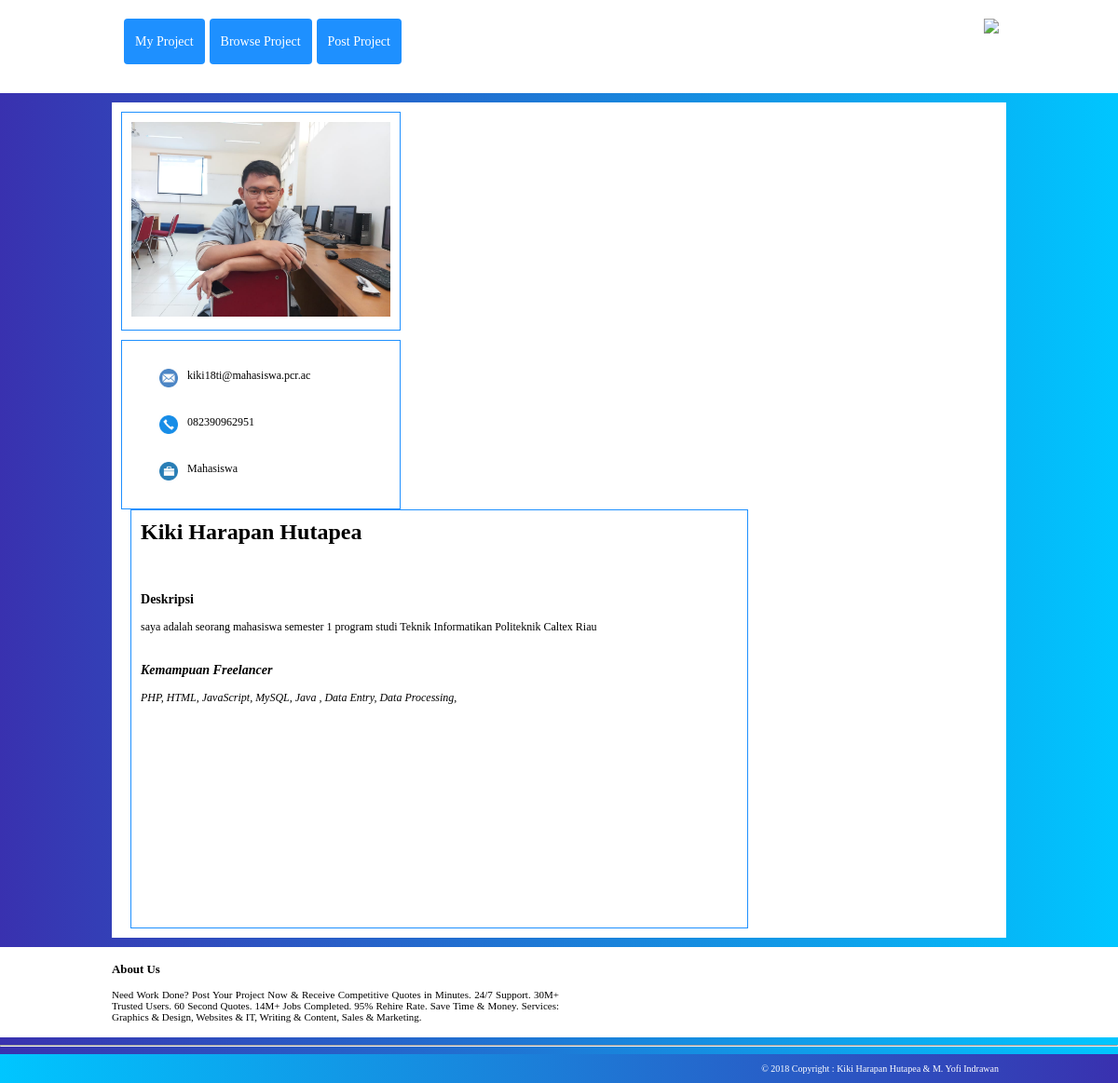
The page /myprofile.php?freelancer=kiki on the database its author committed.
### tables this page shows
CREATE TABLE `member` (
  `username` varchar(20) NOT NULL,
  `password` varchar(50) NOT NULL,
  `Nnama_member` varchar(30) ,
  `email` varchar(25) ,
  `noHp` varchar(13) ,
  `foto_profile` text ,
  `profesi` varchar(20) ,
  `deskripsi_member` text,
  `Tgl_lahir` date,
  PRIMARY KEY(`username`) 
);

CREATE TABLE `keahlianMember`(
  `username` varchar(20),
  `idk` varchar(4),
  FOREIGN KEY(`username`) REFERENCES member(`username`) 
    ON UPDATE CASCADE ON DELETE CASCADE,
  FOREIGN KEY(`idk`) REFERENCES keahlian(`idk`)
    ON UPDATE CASCADE ON DELETE CASCADE
);

CREATE TABLE `keahlian` (
  `idk` varchar(4) ,
  `namak` varchar(25) NOT NULL,
  `idkk` varchar(20) ,
  PRIMARY KEY(`idk`),
  FOREIGN KEY(`idkk`) REFERENCES kelompokKeahlian(`idkk`) ON UPDATE CASCADE ON DELETE CASCADE
);

### myprofile.php (the view, shortened to what this page needs)
<!DOCTYPE html>
<html>
<head>
	<link rel="stylesheet" type="text/css" href="config/style.css">
</head>
<body>
	<div><?php include "topBar.php" ?></div>
	<?php
	include "koneksi.php";
	if(!isset($_GET['freelancer'])){
		$username = $_SESSION['username'];
		$fotoProfile = $_SESSION['fotoProfile'];
	}else{
		$username = $_GET['freelancer'];
	}
	$query = mysqli_query($con,"select * from member where username = '$username'");
	$d = mysqli_fetch_array($query);
	if(isset($_GET['freelancer'])){
		if($d['foto_profile']==NULL){
			$fotoProfile = "profileIcon.png";
		}else{
			$fotoProfile = $d['foto_profile'];
		}
	}
	?>
	<div class="content">
		<div class="profile-nav">
			<div class="profile-img">
				<img src="img/<?php echo $fotoProfile?>">
			</div>
			<div class="profile-contact">
				<div class="content-contact" style="margin-left: 0px;">
					<img src='img/email.png'><?php echo $d['email'] ?>
				</div>
				<div class="content-contact" style="margin-left: 0px;">
					<img src='img/contact.png'><?php echo $d['noHp'] ?>
				</div>
				<div class="content-contact" style="margin-left: 0px;">
					<img src="img/job.png"><?php echo $d['profesi'] ?>
				</div>
			</div>
		</div>
		<div class="profile-desc">
			<div class="dProject-tittle" style="margin-top: 0; font-size: 24px;">
				<?php echo $d['Nnama_member']?>
			</div>
			<div class="dProject-desc">
				<h3>Deskripsi</h3>
				<?php echo $d['deskripsi_member'];?>
			</div>
			<div class="dProject-tag">
				<h3>Kemampuan Freelancer</h3>
				<?php $query2=mysqli_query($con, "select * from keahlianMember km,member m, keahlian k where m.username=km.username and m.username ='$username' and km.idk=k.idk");while($d2 = mysqli_fetch_array($query2)){
								echo $d2['namak'].",  "; }?>
			</div>
		</div>
	</div>
	<div><?php include "footer.php" ?></div>
</body>
</html>

### config/style.css (style rules this page uses)
* { box-sizing: border-box; }
body { background: -webkit-linear-gradient(left, #3931af, #00c6ff); margin:0; }
.content { margin-top: 10px; margin-bottom: 10px; background-color: white; padding: 10px; margin-left: auto; margin-right: auto; display: block; width: 80%; overflow: hidden; }
.content-contact { margin-top: 10px; margin-bottom: 10px; background-color: white; padding: 10px; margin-left: auto; margin-right: auto; display: block; width: 100%; overflow: hidden; }
.profile-nav { float: left; }
.profile-img { width: 300px; display: block; padding: 10px; text-align: center; border: 1px solid dodgerblue; }
.profile-img img { width: 100%; }
.profile-contact { width: 300px; height: 100%; padding: 10px; font-size: 12px; border: 1px solid dodgerblue; margin-top: 10px; }
.profile-contact img { float: left; margin-left: 20px; width: 20px; height: 20px; margin-right: 10px; }
.profile-desc { margin-left: 10px; width: 70.5%; float: left; height: 450px; padding: 10px; border: 1px solid dodgerblue; }
.dProject-tittle { margin-top: 30px; font-size: 18px; font-weight: bold; margin-bottom: 50px; }
.dProject-desc { width: 100%; font-size: 12px; text-align: justify; margin-bottom: 30px; }
.dProject-tag { margin-top: 10px; font-size: 12px; font-style: italic; margin-bottom: 30px; }

### rows shown on the page
member: foto_profile (picture), email "kiki18ti@mahasiswa.pcr.ac", noHp "082390962951", profesi "Mahasiswa", Nnama_member "Kiki Harapan Hutapea", deskripsi_member "saya adalah seorang mahasiswa semester 1 program studi Teknik Informatikan Politeknik Caltex Riau"
keahlianmember: idk.namak "PHP"
keahlianmember: idk.namak "HTML"
keahlianmember: idk.namak "JavaScript"
keahlianmember: idk.namak "MySQL"
keahlianmember: idk.namak "Java"
keahlianmember: idk.namak "Data Entry"
keahlianmember: idk.namak "Data Processing"
